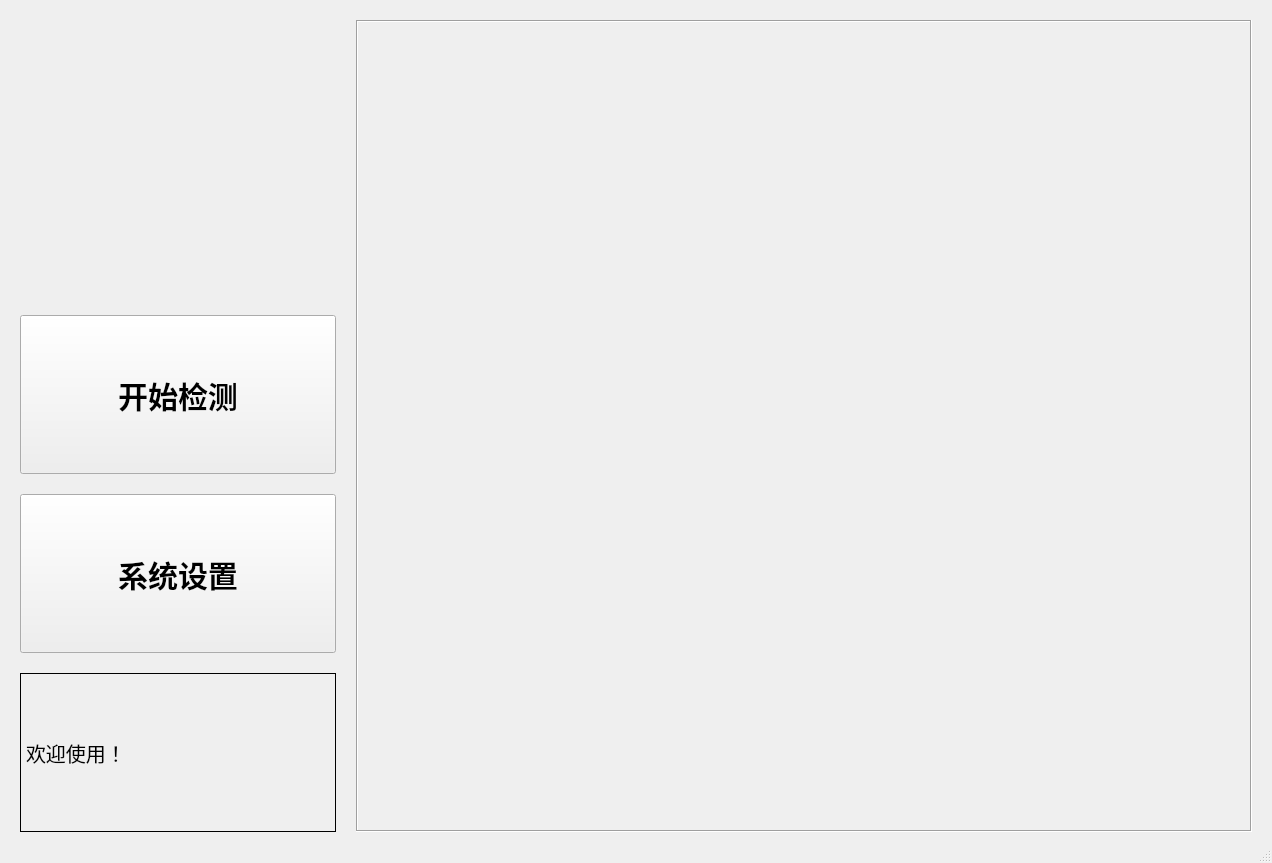
<?xml version="1.0" encoding="UTF-8"?>
<ui version="4.0">
 <class>MainWindow</class>
 <widget class="QMainWindow" name="MainWindow">
  <property name="geometry">
   <rect>
    <x>0</x>
    <y>0</y>
    <width>1272</width>
    <height>863</height>
   </rect>
  </property>
  <property name="windowTitle">
   <string>布匹缺陷检测UI</string>
  </property>
  <widget class="QWidget" name="centralwidget">
   <property name="sizePolicy">
    <sizepolicy hsizetype="Preferred" vsizetype="Preferred">
     <horstretch>0</horstretch>
     <verstretch>0</verstretch>
    </sizepolicy>
   </property>
   <property name="minimumSize">
    <size>
     <width>1000</width>
     <height>700</height>
    </size>
   </property>
   <layout class="QGridLayout" name="gridLayout">
    <property name="leftMargin">
     <number>20</number>
    </property>
    <property name="topMargin">
     <number>20</number>
    </property>
    <property name="rightMargin">
     <number>20</number>
    </property>
    <property name="horizontalSpacing">
     <number>11</number>
    </property>
    <item row="0" column="0">
     <layout class="QHBoxLayout" name="horizontalLayout" stretch="1,5">
      <property name="spacing">
       <number>20</number>
      </property>
      <item>
       <layout class="QVBoxLayout" name="verticalLayout" stretch="4,3,3,3">
        <item>
         <widget class="QLabel" name="logoLabel">
          <property name="sizePolicy">
           <sizepolicy hsizetype="MinimumExpanding" vsizetype="MinimumExpanding">
            <horstretch>0</horstretch>
            <verstretch>0</verstretch>
           </sizepolicy>
          </property>
          <property name="minimumSize">
           <size>
            <width>316</width>
            <height>275</height>
           </size>
          </property>
          <property name="frameShape">
           <enum>QFrame::NoFrame</enum>
          </property>
          <property name="text">
           <string/>
          </property>
          <property name="pixmap">
           <pixmap>icon/logo.jpg</pixmap>
          </property>
          <property name="scaledContents">
           <bool>true</bool>
          </property>
          <property name="alignment">
           <set>Qt::AlignCenter</set>
          </property>
         </widget>
        </item>
        <item>
         <widget class="QPushButton" name="startBtn">
          <property name="enabled">
           <bool>true</bool>
          </property>
          <property name="sizePolicy">
           <sizepolicy hsizetype="Preferred" vsizetype="Preferred">
            <horstretch>0</horstretch>
            <verstretch>0</verstretch>
           </sizepolicy>
          </property>
          <property name="styleSheet">
           <string notr="true">font: bold;font-size: 30px;height: 36px;width: 100px</string>
          </property>
          <property name="text">
           <string>开始检测</string>
          </property>
         </widget>
        </item>
        <item>
         <widget class="QPushButton" name="configBtn">
          <property name="sizePolicy">
           <sizepolicy hsizetype="Preferred" vsizetype="Preferred">
            <horstretch>0</horstretch>
            <verstretch>0</verstretch>
           </sizepolicy>
          </property>
          <property name="styleSheet">
           <string notr="true">font: bold;font-size: 30px;height: 36px;width: 100px</string>
          </property>
          <property name="text">
           <string>系统设置</string>
          </property>
         </widget>
        </item>
        <item>
         <widget class="QLabel" name="statusLabel">
          <property name="styleSheet">
           <string notr="true">font-size: 20px;height: 36px;width: 100px</string>
          </property>
          <property name="frameShape">
           <enum>QFrame::Box</enum>
          </property>
          <property name="text">
           <string>欢迎使用！</string>
          </property>
          <property name="textFormat">
           <enum>Qt::PlainText</enum>
          </property>
          <property name="wordWrap">
           <bool>true</bool>
          </property>
          <property name="indent">
           <number>-1</number>
          </property>
         </widget>
        </item>
       </layout>
      </item>
      <item>
       <layout class="QVBoxLayout" name="verticalLayout_2" stretch="0">
        <property name="spacing">
         <number>8</number>
        </property>
        <item>
         <widget class="ImageLabel" name="imageLabel">
          <property name="frameShape">
           <enum>QFrame::Box</enum>
          </property>
          <property name="frameShadow">
           <enum>QFrame::Sunken</enum>
          </property>
          <property name="text">
           <string/>
          </property>
         </widget>
        </item>
       </layout>
      </item>
     </layout>
    </item>
   </layout>
  </widget>
  <widget class="QMenuBar" name="menubar">
   <property name="geometry">
    <rect>
     <x>0</x>
     <y>0</y>
     <width>1272</width>
     <height>26</height>
    </rect>
   </property>
  </widget>
  <widget class="QStatusBar" name="statusbar"/>
 </widget>
 <customwidgets>
  <customwidget>
   <class>ImageLabel</class>
   <extends>QLabel</extends>
   <header location="global">ImageLabel.h</header>
  </customwidget>
 </customwidgets>
 <resources/>
 <connections>
  <connection>
   <sender>startBtn</sender>
   <signal>clicked()</signal>
   <receiver>MainWindow</receiver>
   <slot>runInfer()</slot>
   <hints>
    <hint type="sourcelabel">
     <x>89</x>
     <y>282</y>
    </hint>
    <hint type="destinationlabel">
     <x>117</x>
     <y>668</y>
    </hint>
   </hints>
  </connection>
 </connections>
 <slots>
  <slot>runTestInfer()</slot>
  <slot>runInfer()</slot>
 </slots>
</ui>
